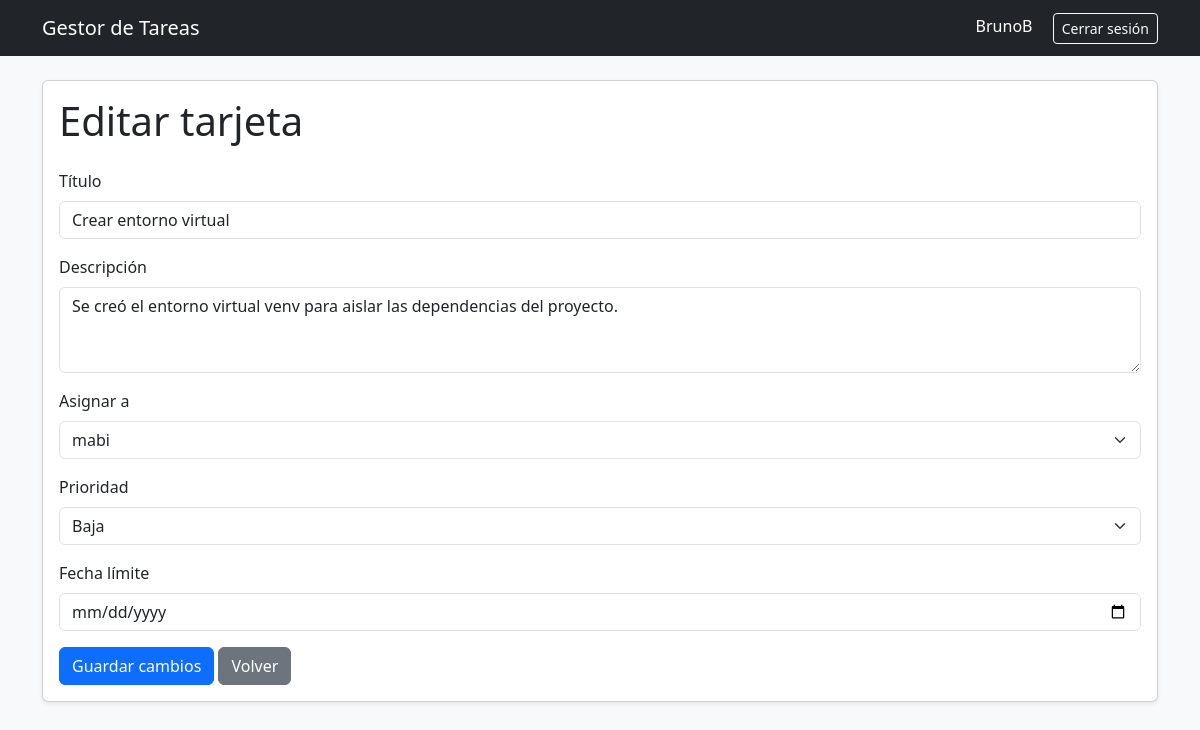
The page /tarjetas/1/editar/ (signed in) on the database its author committed.
### boards/models.py (models this page shows, shortened)
class Card(models.Model):
    PRIORITY_CHOICES = [
        ('alta', 'Alta'),
        ('media', 'Media'),
        ('baja', 'Baja'),
    ]
    title = models.CharField(max_length=100)
    description = models.TextField(blank=True, null=True)
    task_list = models.ForeignKey(
        TaskList,
        on_delete=models.CASCADE,
        related_name='cards'
    )
    assigned_to = models.ForeignKey(
        User,
        on_delete=models.SET_NULL,
        blank=True,
        null=True,
        related_name='assigned_cards'
    )
    priority = models.CharField(
        max_length=10,
        choices=PRIORITY_CHOICES,
        default='media'
    )
    due_date = models.DateField(
        blank=True,
        null=True
    )
    position = models.PositiveIntegerField(default=0)
    created_at = models.DateTimeField(auto_now_add=True)
    class Meta:
        ordering = ['position']

### boards/views.py (the view, shortened to what this page needs)
# urls.py: path('tarjetas/<int:card_id>/editar/', views.edit_card, name='edit_card'),
@login_required
def edit_card(request, card_id):
    card = get_object_or_404(
        Card,
        id=card_id,
        task_list__board__owner=request.user
    )
    users = User.objects.all()
    return render(request, 'boards/edit_card.html', {
        'card': card,
        'users': users
    })

### boards/templates/boards/edit_card.html (shortened to what this page needs)
{% extends 'base.html' %}
{% block content %}
<div class="card shadow-sm">
    <div class="card-body">
        <h1 class="mb-4">Editar tarjeta</h1>
        <form method="POST">
            <div class="mb-3">
                <label class="form-label">Título</label>
                <input
                    type="text"
                    name="title"
                    value="{{ card.title }}"
                    class="form-control"
                    required
                >
            </div>
            <div class="mb-3">
                <label class="form-label">Descripción</label>
                <textarea
                    name="description"
                    class="form-control"
                    rows="3"
                >{{ card.description }}</textarea>
            </div>
            <div class="mb-3">
                <label class="form-label">Asignar a</label>
                <select name="assigned_to" class="form-select">
                    {% for user in users %}
                        <option
                            value="{{ user.id }}"
                            {% if card.assigned_to and card.assigned_to.id == user.id %}
                                selected
                            {% endif %}
                        >
                            {{ user.username }}
                        </option>
                    {% endfor %}
                </select>
            </div>
            <div class="mb-3">
                <label class="form-label">Prioridad</label>
                <select name="priority" class="form-select">
                    <option value="baja"
                        {% if card.priority == 'baja' %}
                            selected
                        {% endif %}
                    >
                        Baja
                    </option>
                </select>
            </div>
            <div class="mb-3">
                <label class="form-label">Fecha límite</label>
                <input
                    type="date"
                    name="due_date"
                    value="{{ card.due_date|date:'Y-m-d' }}"
                    class="form-control"
                >
            </div>
            <button type="submit" class="btn btn-primary">
                Guardar cambios
            </button>
            <a href="{% url 'board_detail' card.task_list.board.id %}"
               class="btn btn-secondary">
                Volver
            </a>
        </form>
    </div>
</div>
{% endblock %}

### boards/templates/base.html (shortened to what this page needs)
<!DOCTYPE html>
<html lang="es">
<head>
    <link href="https://cdn.jsdelivr.net/npm/bootstrap@5.3.3/dist/css/bootstrap.min.css" rel="stylesheet">
</head>
<body class="bg-light">
    <nav class="navbar navbar-expand-lg navbar-dark bg-dark mb-4">
        <div class="container">
            <a class="navbar-brand" href="{% url 'home' %}">Gestor de Tareas</a>
            <div>
                {% if user.is_authenticated %}
                    <span class="text-white me-3">{{ user.username }}</span>
                    <a href="{% url 'logout' %}" class="btn btn-outline-light btn-sm">Cerrar sesión</a>
                {% endif %}
            </div>
        </div>
    </nav>
    <main class="container">
        {% block content %}
        {% endblock %}
    </main>
</body>
</html>

### rows shown on the page
Card: title "Crear entorno virtual", description "Se creó el entorno virtual venv para aislar las dependencias del proyecto.", assigned_to "mabi", priority "Baja"

### other values the page prints
{{ user.username }} "BrunoB"
